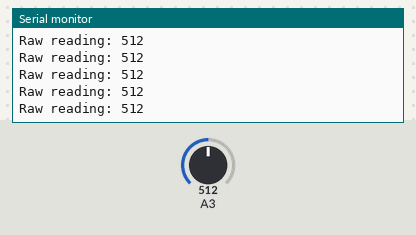
The sketch below on a simulated Arduino Uno, built with avr-gcc and run on an emulated ATmega328P. Parts: the last lines printed to the serial monitor. The inputs (shaded band) are chosen by the test bench; at power-on: A3 = 512.

Above: at 1.2 s.
1.3 s: A3 set to 716
At 1.31 s:
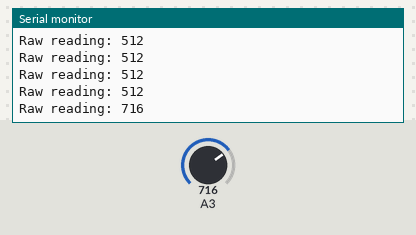
2.8 s: A3 set to 900
At 2.81 s:
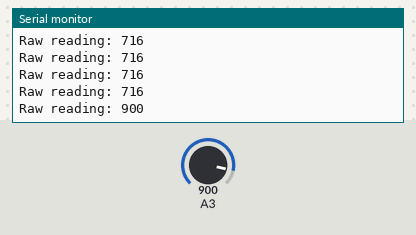
Timing chart, 0 to 5.8 s (numbered marks = the images above; inputs shaded):
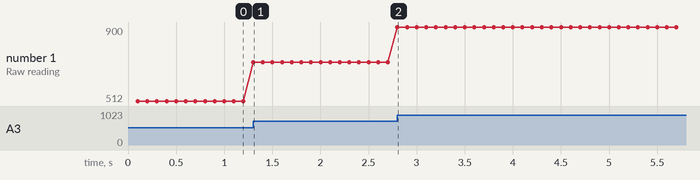

Measured:
- after the input at 1.3 s, the serial monitor: prints a new line at once (image 1)
- after the input at 2.8 s, the serial monitor: prints a new line at once (image 2)
- plotted number 1: 512 → 716 after the input at 1.3 s, 716 → 900 after the input at 2.8 s

The sketch:

hall_effect_test.ino
```cpp
unsigned long previousMillis = 0;
const long interval = 100;

void setup()
{
  Serial.begin(9600);
}

void DoMeasurement()
{
  // measure magnetic field
  int raw = analogRead(3);   // Range : 0..1024

  //  Uncomment this to get a raw reading for calibration of no-field point
  Serial.print("Raw reading: ");
  Serial.println(raw);

  //long compensated = raw - 508; //- NOFIELD;                 // adjust relative to no applied field
  // long gauss = compensated; //* TOMILLIGAUSS / 1000;   // adjust scale to Gauss

  //Serial.print(gauss);
  //Serial.print(" Gauss ");

  //if (gauss > 0)     Serial.println("(South pole)");
  //else if (gauss < 0) Serial.println("(North pole)");
  //else               Serial.println();
}

void loop()
{
  unsigned long currentMillis = millis();
  if (currentMillis - previousMillis >= interval) {
    // save the last time you blinked the LED
    previousMillis = currentMillis;

    DoMeasurement();
  }
}
```
